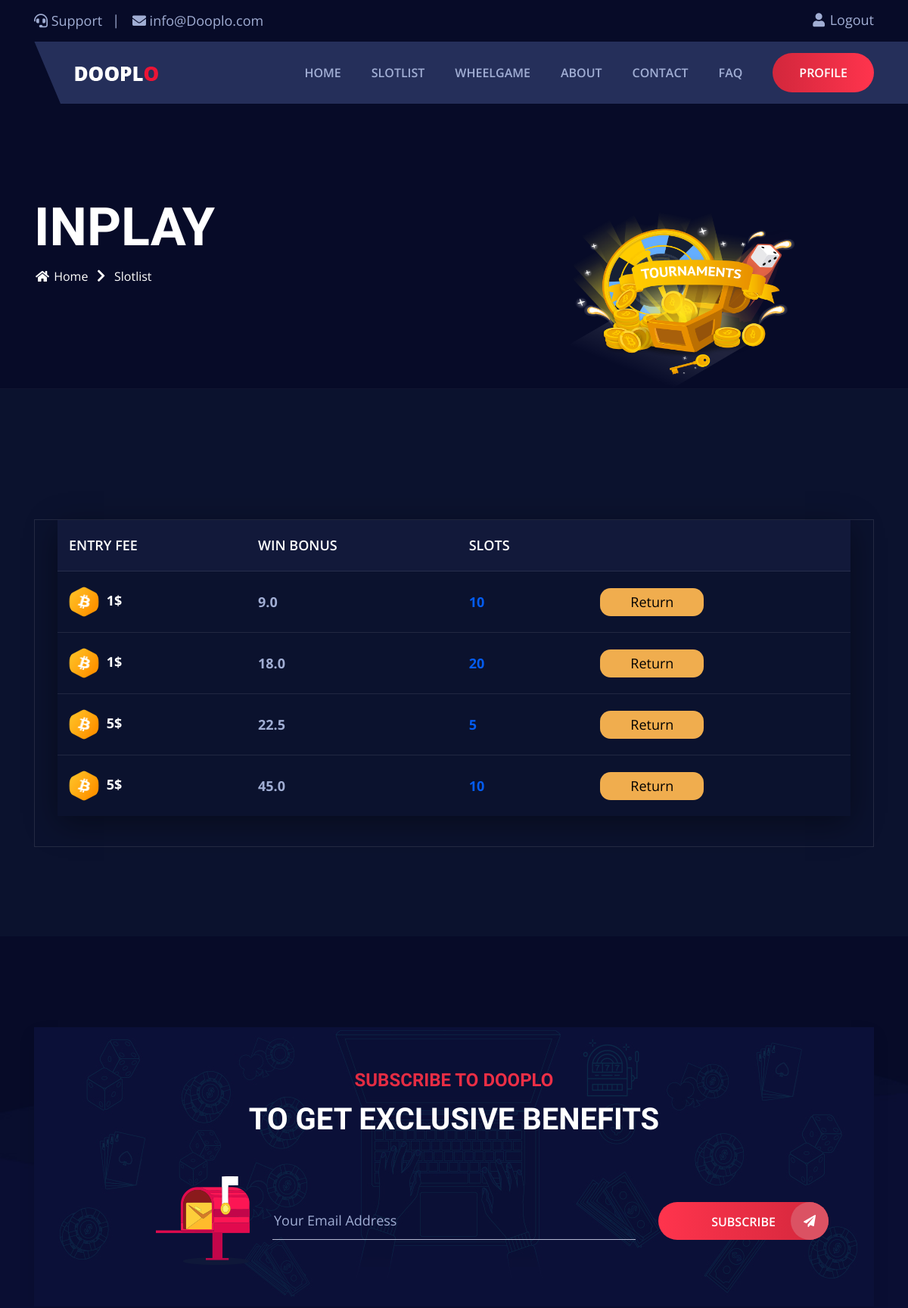
Page /inplay/ (signed in, upper part) on the earlier database version.
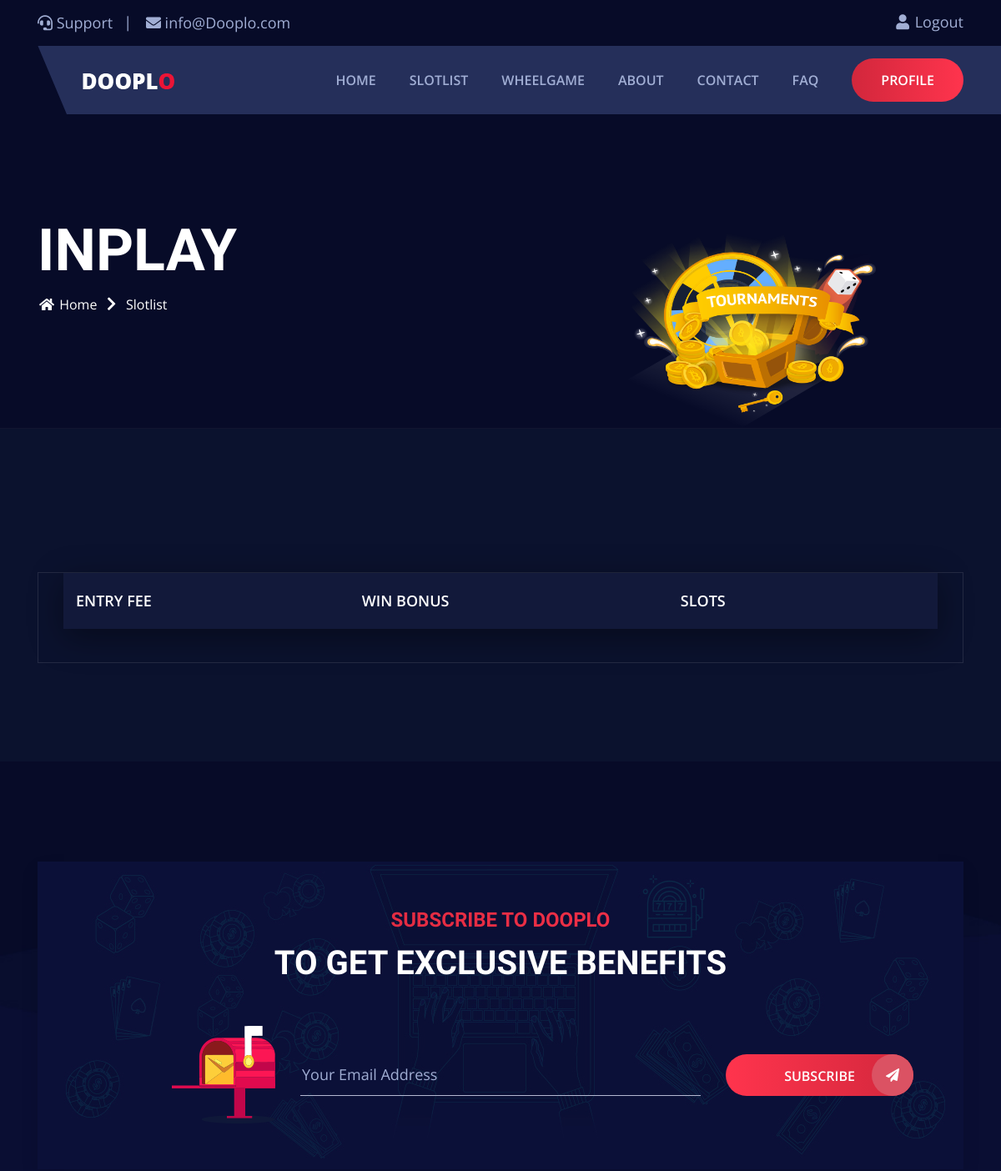
Same page on the later database version.
### wheelspin/models.py (models this page shows, shortened)
class Rooms(models.Model):
    room_name = models.CharField(max_length=100)
    users_m = models.ManyToManyField(User, related_name="user_m")
    bet = models.IntegerField()
    total = models.IntegerField()
    deg = models.IntegerField()
    showed = models.ManyToManyField(User, related_name="showed",blank=True)
    winner = models.CharField(max_length=100,default="NO WINNER")
    status = models.CharField(max_length=20,default="RUNNING")
    objects = models.Manager()
    class meta:
        managed = True
        db_table = 'Rooms'

### wheelspin/views.py (the view)
# urls.py: path('inplay/', inplay, name="inplay"),
def inplay(request, *args, **kwargs):
    user_obj = User.objects.get(id=request.user.id)
    rooms = Rooms.objects.filter(users_m=user_obj)
    running = []
    for room in rooms:
        if room.status == "RUNNING":
            running.append(room)
    return render(request, 'wheelspin/inplay.html',{
        'rooms':running
    })

### wheelspin/templates/wheelspin/inplay.html (shortened to what the changed rows need)
{% extends 'wheelspin/base.html' %}
{% load static %}
{% load mathfilters %}
{% block body %}
    <section class="tournaments">
        <div class="info-table">
            <div class="container">
                <div class="row">
                    <div class="col-lg-12">
                        <div class="main-box">
                            <div class="tab-content">
                                <div class="tab-pane fade show active" id="pills-all-player" role="tabpanel" aria-labelledby="pills-all-player-tab">
                                    <div class="inner-table-content">
                                        <div class="tab-content">
                                            <div class="tab-pane fade show active" id="pills-leaderboardr" role="tabpanel" aria-labelledby="pills-leaderboardr-tab">
                                                <div class="inner-table">
                                                    <div class="responsive-table">
                                                        <table class="table">
                                                            <thead>
                                                                <tr>
                                                                    <th scope="col">Entry Fee</th>
                                                                    <th scope="col">Win Bonus</th>
                                                                    <th scope="col">Slots</th>
                                                                    <th scope="col"></th>
                                                                </tr>
                                                            </thead>
                                                            <tbody>
                                                                {% for room in rooms %}
                                                                <tr>
                                                                    <td>
                                                                        <img src="{% static 'wheelspin/assets/images/icon1.png' %}" alt=""> {{room.bet}}$
                                                                    </td>
                                                                    <td>
                                                                        {% with answer=room.bet|mul:room.total|mul:.1 %}
                                                                        {{room.bet|mul:room.total|sub:answer}}
                                                                        {% endwith %}
                                                                    </td>
                                                                    <td>
                                                                        {{room.total}}
                                                                    </td>
                                                                    <td>
                                                                        <a href="/games/{{room.room_name}}">
                                                                            <button style="background-color: #f0ad4e; color: black; padding: 5px 40px; border-radius: 14px; outline: none; border: none;">Return</button>
                                                                        </a>
                                                                    </td>
                                                                </tr>
                                                                {% endfor %}
                                                            </tbody>
                                                        </table>
                                                    </div>
                                                </div>
                                            </div>
                                        </div>
                                    </div>
                                </div>
                            </div>
                        </div>
                    </div>
                </div>
            </div>
        </div>
    </section>
{% endblock  %}

Differences in the rows shown:
removed Rooms: bet "1", bet|mul "9.0", total "10"
removed Rooms: bet "1", bet|mul "18.0", total "20"
removed Rooms: bet "5", bet|mul "22.5", total "5"
removed Rooms: bet "5", bet|mul "45.0", total "10"
